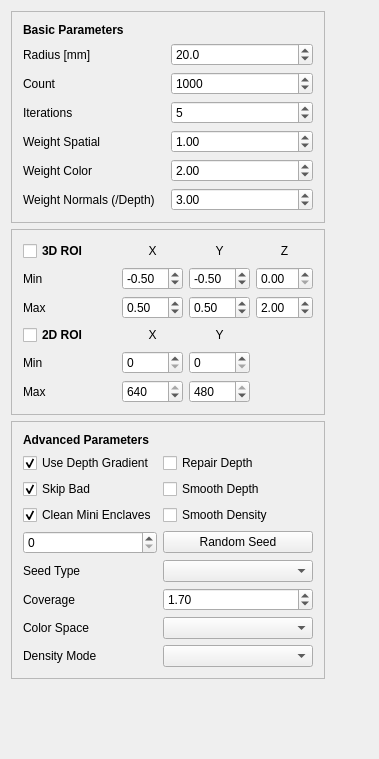
<?xml version="1.0" encoding="UTF-8"?>
<ui version="4.0">
 <class>WdgtDaspParametersClass</class>
 <widget class="QWidget" name="WdgtDaspParametersClass">
  <property name="geometry">
   <rect>
    <x>0</x>
    <y>0</y>
    <width>379</width>
    <height>759</height>
   </rect>
  </property>
  <property name="windowTitle">
   <string>DASP Parameters</string>
  </property>
  <layout class="QGridLayout" name="gridLayout">
   <item row="0" column="0">
    <widget class="QFrame" name="frame">
     <property name="frameShape">
      <enum>QFrame::StyledPanel</enum>
     </property>
     <property name="frameShadow">
      <enum>QFrame::Raised</enum>
     </property>
     <layout class="QGridLayout" name="gridLayout_2">
      <item row="0" column="0" colspan="2">
       <widget class="QLabel" name="label_8">
        <property name="font">
         <font>
          <weight>75</weight>
          <bold>true</bold>
         </font>
        </property>
        <property name="text">
         <string>Basic Parameters</string>
        </property>
       </widget>
      </item>
      <item row="9" column="0">
       <widget class="QLabel" name="label_3">
        <property name="text">
         <string>Iterations</string>
        </property>
       </widget>
      </item>
      <item row="9" column="1">
       <widget class="QSpinBox" name="spinBoxIterations">
        <property name="maximum">
         <number>100</number>
        </property>
        <property name="value">
         <number>5</number>
        </property>
       </widget>
      </item>
      <item row="12" column="0">
       <widget class="QLabel" name="label_4">
        <property name="text">
         <string>Weight Color</string>
        </property>
       </widget>
      </item>
      <item row="12" column="1">
       <widget class="QDoubleSpinBox" name="doubleSpinBoxWeightColor">
        <property name="maximum">
         <double>10.000000000000000</double>
        </property>
        <property name="singleStep">
         <double>0.100000000000000</double>
        </property>
        <property name="value">
         <double>2.000000000000000</double>
        </property>
       </widget>
      </item>
      <item row="7" column="1">
       <widget class="QDoubleSpinBox" name="doubleSpinBoxRadius">
        <property name="decimals">
         <number>1</number>
        </property>
        <property name="maximum">
         <double>1000.000000000000000</double>
        </property>
        <property name="singleStep">
         <double>1.000000000000000</double>
        </property>
        <property name="value">
         <double>20.000000000000000</double>
        </property>
       </widget>
      </item>
      <item row="7" column="0">
       <widget class="QLabel" name="label_5">
        <property name="text">
         <string>Radius [mm]</string>
        </property>
       </widget>
      </item>
      <item row="8" column="0">
       <widget class="QLabel" name="label_20">
        <property name="text">
         <string>Count</string>
        </property>
       </widget>
      </item>
      <item row="8" column="1">
       <widget class="QSpinBox" name="spinBoxSuperCount">
        <property name="maximum">
         <number>9999</number>
        </property>
        <property name="singleStep">
         <number>100</number>
        </property>
        <property name="value">
         <number>1000</number>
        </property>
       </widget>
      </item>
      <item row="11" column="0">
       <widget class="QLabel" name="label">
        <property name="text">
         <string>Weight Spatial</string>
        </property>
       </widget>
      </item>
      <item row="11" column="1">
       <widget class="QDoubleSpinBox" name="doubleSpinBoxWeightSpatial">
        <property name="maximum">
         <double>10.000000000000000</double>
        </property>
        <property name="singleStep">
         <double>0.100000000000000</double>
        </property>
        <property name="value">
         <double>1.000000000000000</double>
        </property>
       </widget>
      </item>
      <item row="14" column="0">
       <widget class="QLabel" name="label_7">
        <property name="text">
         <string>Weight Normals (/Depth)</string>
        </property>
       </widget>
      </item>
      <item row="14" column="1">
       <widget class="QDoubleSpinBox" name="doubleSpinBoxWeightNormal">
        <property name="maximum">
         <double>10.000000000000000</double>
        </property>
        <property name="singleStep">
         <double>0.100000000000000</double>
        </property>
        <property name="value">
         <double>3.000000000000000</double>
        </property>
       </widget>
      </item>
     </layout>
    </widget>
   </item>
   <item row="0" column="2">
    <spacer name="horizontalSpacer">
     <property name="orientation">
      <enum>Qt::Horizontal</enum>
     </property>
     <property name="sizeHint" stdset="0">
      <size>
       <width>40</width>
       <height>20</height>
      </size>
     </property>
    </spacer>
   </item>
   <item row="12" column="0">
    <spacer name="verticalSpacer">
     <property name="orientation">
      <enum>Qt::Vertical</enum>
     </property>
     <property name="sizeHint" stdset="0">
      <size>
       <width>20</width>
       <height>40</height>
      </size>
     </property>
    </spacer>
   </item>
   <item row="4" column="0">
    <widget class="QFrame" name="frame_3">
     <property name="frameShape">
      <enum>QFrame::StyledPanel</enum>
     </property>
     <property name="frameShadow">
      <enum>QFrame::Raised</enum>
     </property>
     <layout class="QGridLayout" name="gridLayout_4">
      <item row="10" column="0">
       <widget class="QLabel" name="label_16">
        <property name="text">
         <string>Density Mode</string>
        </property>
       </widget>
      </item>
      <item row="8" column="1">
       <widget class="QComboBox" name="comboBoxDaspColorSpace"/>
      </item>
      <item row="8" column="0">
       <widget class="QLabel" name="label_23">
        <property name="text">
         <string>Color Space</string>
        </property>
       </widget>
      </item>
      <item row="0" column="0" colspan="2">
       <widget class="QLabel" name="label_11">
        <property name="font">
         <font>
          <weight>75</weight>
          <bold>true</bold>
         </font>
        </property>
        <property name="text">
         <string>Advanced Parameters</string>
        </property>
       </widget>
      </item>
      <item row="3" column="0">
       <widget class="QCheckBox" name="checkBoxDaspConquerEnclaves">
        <property name="text">
         <string>Clean Mini Enclaves</string>
        </property>
        <property name="checked">
         <bool>true</bool>
        </property>
       </widget>
      </item>
      <item row="6" column="1">
       <widget class="QComboBox" name="comboBoxSeedType">
        <property name="minimumSize">
         <size>
          <width>150</width>
          <height>0</height>
         </size>
        </property>
        <property name="currentIndex">
         <number>-1</number>
        </property>
       </widget>
      </item>
      <item row="6" column="0">
       <widget class="QLabel" name="label_15">
        <property name="text">
         <string>Seed Type</string>
        </property>
       </widget>
      </item>
      <item row="7" column="1">
       <widget class="QDoubleSpinBox" name="doubleSpinBoxCoverage">
        <property name="maximum">
         <double>10.000000000000000</double>
        </property>
        <property name="singleStep">
         <double>0.100000000000000</double>
        </property>
        <property name="value">
         <double>1.700000000000000</double>
        </property>
       </widget>
      </item>
      <item row="7" column="0">
       <widget class="QLabel" name="label_6">
        <property name="text">
         <string>Coverage</string>
        </property>
       </widget>
      </item>
      <item row="1" column="0">
       <widget class="QCheckBox" name="checkBoxGradientAdaptive">
        <property name="text">
         <string>Use Depth Gradient</string>
        </property>
        <property name="checked">
         <bool>true</bool>
        </property>
       </widget>
      </item>
      <item row="10" column="1">
       <widget class="QComboBox" name="comboBoxDensityMode"/>
      </item>
      <item row="5" column="0">
       <widget class="QSpinBox" name="spinBoxRandomSeed">
        <property name="minimum">
         <number>0</number>
        </property>
        <property name="maximum">
         <number>2147483647</number>
        </property>
       </widget>
      </item>
      <item row="5" column="1">
       <widget class="QPushButton" name="pushButtonRandomSeed">
        <property name="text">
         <string>Random Seed</string>
        </property>
       </widget>
      </item>
      <item row="2" column="0">
       <widget class="QCheckBox" name="checkBoxSkipBad">
        <property name="text">
         <string>Skip Bad</string>
        </property>
        <property name="checked">
         <bool>true</bool>
        </property>
       </widget>
      </item>
      <item row="1" column="1">
       <widget class="QCheckBox" name="checkBoxDaspRepairDepth">
        <property name="text">
         <string>Repair Depth</string>
        </property>
        <property name="checked">
         <bool>false</bool>
        </property>
       </widget>
      </item>
      <item row="2" column="1">
       <widget class="QCheckBox" name="checkBoxDaspSmoothDepth">
        <property name="text">
         <string>Smooth Depth</string>
        </property>
       </widget>
      </item>
      <item row="3" column="1">
       <widget class="QCheckBox" name="checkBoxDaspSmoothDensity">
        <property name="text">
         <string>Smooth Density</string>
        </property>
       </widget>
      </item>
     </layout>
    </widget>
   </item>
   <item row="3" column="0">
    <widget class="QFrame" name="frame_2">
     <property name="frameShape">
      <enum>QFrame::StyledPanel</enum>
     </property>
     <property name="frameShadow">
      <enum>QFrame::Raised</enum>
     </property>
     <layout class="QGridLayout" name="gridLayout_3">
      <item row="2" column="3">
       <widget class="QDoubleSpinBox" name="doubleSpinBoxClipYMin">
        <property name="minimum">
         <double>-99.000000000000000</double>
        </property>
        <property name="singleStep">
         <double>0.100000000000000</double>
        </property>
        <property name="value">
         <double>-0.500000000000000</double>
        </property>
       </widget>
      </item>
      <item row="2" column="2">
       <widget class="QDoubleSpinBox" name="doubleSpinBoxClipXMin">
        <property name="minimum">
         <double>-99.000000000000000</double>
        </property>
        <property name="singleStep">
         <double>0.100000000000000</double>
        </property>
        <property name="value">
         <double>-0.500000000000000</double>
        </property>
       </widget>
      </item>
      <item row="2" column="4">
       <widget class="QDoubleSpinBox" name="doubleSpinBoxClipZMin">
        <property name="maximum">
         <double>99.000000000000000</double>
        </property>
        <property name="singleStep">
         <double>0.100000000000000</double>
        </property>
        <property name="value">
         <double>0.000000000000000</double>
        </property>
       </widget>
      </item>
      <item row="1" column="3">
       <widget class="QLabel" name="label_13">
        <property name="text">
         <string>Y</string>
        </property>
        <property name="alignment">
         <set>Qt::AlignCenter</set>
        </property>
       </widget>
      </item>
      <item row="3" column="0">
       <widget class="QLabel" name="label_10">
        <property name="text">
         <string>Max</string>
        </property>
       </widget>
      </item>
      <item row="3" column="2">
       <widget class="QDoubleSpinBox" name="doubleSpinBoxClipXMax">
        <property name="minimum">
         <double>-99.000000000000000</double>
        </property>
        <property name="singleStep">
         <double>0.100000000000000</double>
        </property>
        <property name="value">
         <double>0.500000000000000</double>
        </property>
       </widget>
      </item>
      <item row="3" column="3">
       <widget class="QDoubleSpinBox" name="doubleSpinBoxClipYMax">
        <property name="minimum">
         <double>-99.000000000000000</double>
        </property>
        <property name="singleStep">
         <double>0.100000000000000</double>
        </property>
        <property name="value">
         <double>0.500000000000000</double>
        </property>
       </widget>
      </item>
      <item row="3" column="4">
       <widget class="QDoubleSpinBox" name="doubleSpinBoxClipZMax">
        <property name="singleStep">
         <double>0.100000000000000</double>
        </property>
        <property name="value">
         <double>2.000000000000000</double>
        </property>
       </widget>
      </item>
      <item row="2" column="0">
       <widget class="QLabel" name="label_9">
        <property name="text">
         <string>Min</string>
        </property>
       </widget>
      </item>
      <item row="1" column="4">
       <widget class="QLabel" name="label_14">
        <property name="text">
         <string>Z</string>
        </property>
        <property name="alignment">
         <set>Qt::AlignCenter</set>
        </property>
       </widget>
      </item>
      <item row="1" column="2">
       <widget class="QLabel" name="label_12">
        <property name="text">
         <string>X</string>
        </property>
        <property name="alignment">
         <set>Qt::AlignCenter</set>
        </property>
       </widget>
      </item>
      <item row="1" column="0" colspan="2">
       <widget class="QCheckBox" name="checkBoxClipEnable">
        <property name="font">
         <font>
          <weight>75</weight>
          <bold>true</bold>
         </font>
        </property>
        <property name="text">
         <string>3D ROI</string>
        </property>
       </widget>
      </item>
      <item row="4" column="0">
       <widget class="QCheckBox" name="checkBoxRoiEnable">
        <property name="font">
         <font>
          <weight>75</weight>
          <bold>true</bold>
         </font>
        </property>
        <property name="text">
         <string>2D ROI</string>
        </property>
       </widget>
      </item>
      <item row="5" column="0">
       <widget class="QLabel" name="label_2">
        <property name="text">
         <string>Min</string>
        </property>
       </widget>
      </item>
      <item row="6" column="0">
       <widget class="QLabel" name="label_17">
        <property name="text">
         <string>Max</string>
        </property>
       </widget>
      </item>
      <item row="4" column="2">
       <widget class="QLabel" name="label_18">
        <property name="text">
         <string>X</string>
        </property>
        <property name="alignment">
         <set>Qt::AlignCenter</set>
        </property>
       </widget>
      </item>
      <item row="4" column="3">
       <widget class="QLabel" name="label_19">
        <property name="text">
         <string>Y</string>
        </property>
        <property name="alignment">
         <set>Qt::AlignCenter</set>
        </property>
       </widget>
      </item>
      <item row="5" column="2">
       <widget class="QSpinBox" name="spinBoxRoiXMin">
        <property name="maximum">
         <number>640</number>
        </property>
       </widget>
      </item>
      <item row="5" column="3">
       <widget class="QSpinBox" name="spinBoxRoiYMin">
        <property name="maximum">
         <number>480</number>
        </property>
        <property name="value">
         <number>0</number>
        </property>
       </widget>
      </item>
      <item row="6" column="2">
       <widget class="QSpinBox" name="spinBoxRoiXMax">
        <property name="maximum">
         <number>640</number>
        </property>
        <property name="value">
         <number>640</number>
        </property>
       </widget>
      </item>
      <item row="6" column="3">
       <widget class="QSpinBox" name="spinBoxRoiYMax">
        <property name="maximum">
         <number>480</number>
        </property>
        <property name="value">
         <number>480</number>
        </property>
       </widget>
      </item>
     </layout>
    </widget>
   </item>
  </layout>
 </widget>
 <layoutdefault spacing="6" margin="11"/>
 <resources/>
 <connections/>
</ui>
